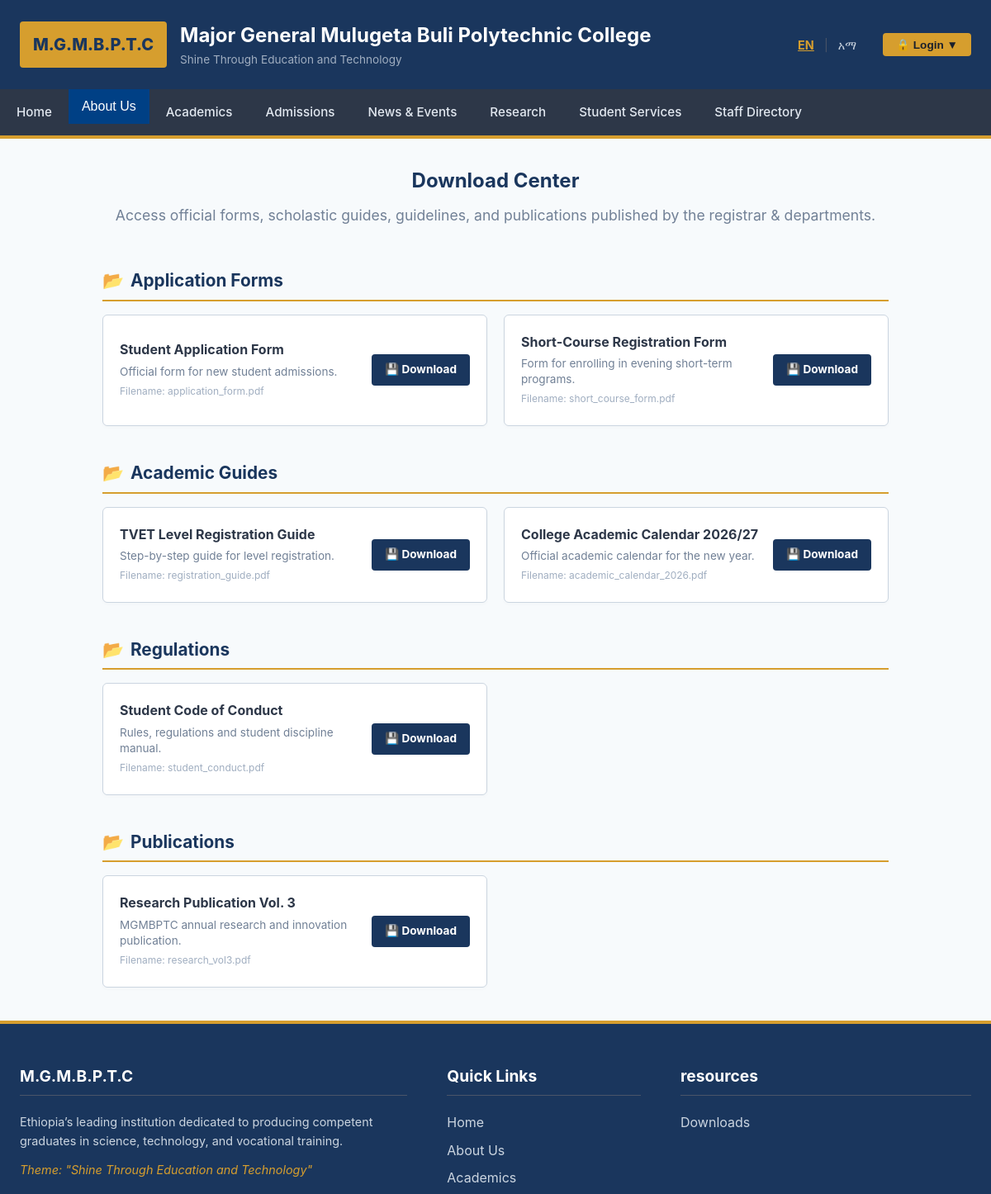
Page /serk.php (upper part) on the earlier database version.
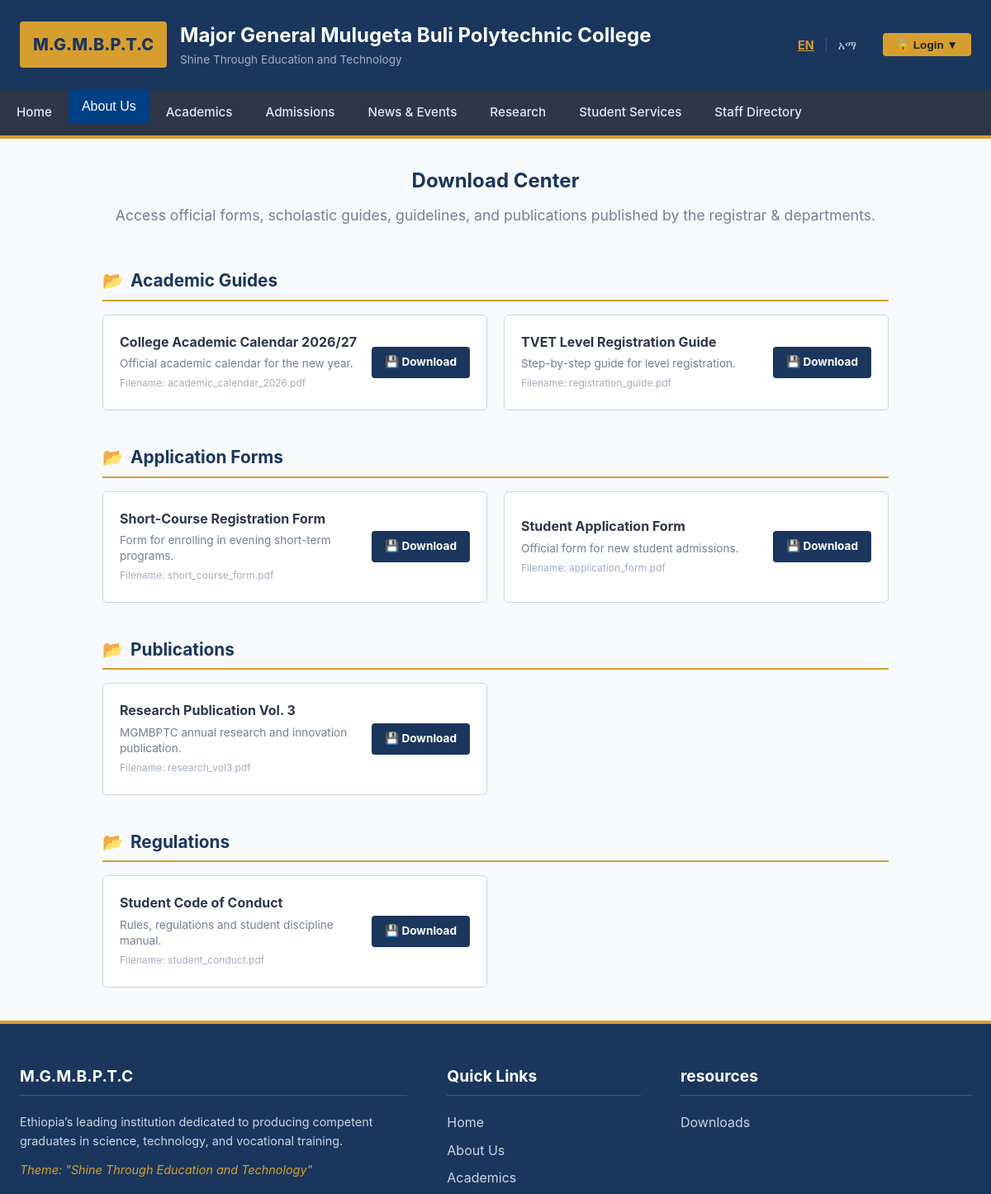
Same page on the later database version.
### tables this page shows
CREATE TABLE IF NOT EXISTS `downloads` (
  `id` INT AUTO_INCREMENT PRIMARY KEY,
  `title` VARCHAR(200) NOT NULL,
  `description` VARCHAR(255) DEFAULT NULL,
  `category` VARCHAR(100) DEFAULT 'General',
  `file_name` VARCHAR(255) NOT NULL,
  `created_at` TIMESTAMP DEFAULT CURRENT_TIMESTAMP
);

### serk.php (the view, shortened to what this page needs)
<?php
require_once __DIR__ . '/includes/header.php';
require_once __DIR__ . '/includes/db.php';
$download_items = [];
if ($pdo) {
    try {
        $download_items = $pdo->query("SELECT * FROM downloads ORDER BY category, title")->fetchAll();
    } catch (\PDOException $e) {
    }
}
if (empty($download_items)) {
    $download_items = [
        ['title' => 'Student Application Form', 'description' => 'Official form for new student admissions.', 'category' => 'Application Forms', 'file_name' => 'application_form.pdf'],
        ['title' => 'TVET Level Registration Guide', 'description' => 'Step-by-step guide for level registration.', 'category' => 'Academic Guides', 'file_name' => 'registration_guide.pdf'],
        ['title' => 'College Academic Calendar 2026/27', 'description' => 'Official academic calendar for the new year.', 'category' => 'Academic Guides', 'file_name' => 'academic_calendar_2026.pdf'],
        ['title' => 'Student Code of Conduct', 'description' => 'Rules, regulations and student discipline manual.', 'category' => 'Regulations', 'file_name' => 'student_conduct.pdf'],
        ['title' => 'Research Publication Vol. 3', 'description' => 'MGMBPTC annual research and innovation publication.', 'category' => 'Publications', 'file_name' => 'research_vol3.pdf'],
        ['title' => 'Short-Course Registration Form', 'description' => 'Form for enrolling in evening short-term programs.', 'category' => 'Application Forms', 'file_name' => 'short_course_form.pdf']
    ];
}
$categories = [];
foreach ($download_items as $item) {
    $categories[$item['category']][] = $item;
}
?>
<div class="downloads-container">
    <div class="downloads-intro">
        <h2>Download Center</h2>
        <p>Access official forms, scholastic guides, guidelines, and publications published by the registrar & departments.</p>
    </div>
    <?php foreach ($categories as $catName => $items): ?>
        <div class="category-section">
            <h3 class="category-title">
                <span>&#128194;</span> <?php echo htmlspecialchars($catName); ?>
            </h3>
            <div class="download-grid">
                <?php foreach ($items as $item): ?>
                    <div class="download-card">
                        <div class="download-info">
                            <h4><?php echo htmlspecialchars($item['title']); ?></h4>
                            <p><?php echo htmlspecialchars($item['description']); ?></p>
                            <span style="font-size: 0.75rem; color: #a0aec0;">Filename: <?php echo htmlspecialchars($item['file_name']); ?></span>
                        </div>
                        <div>
                            <a href="#" onclick="alert('This is a demo. In a live production environment, this link will trigger a download for: <?php echo htmlspecialchars($item['file_name']); ?>'); return false;" class="btn-dl">
                                &#128190; Download
                            </a>
                        </div>
                    </div>
                <?php endforeach; ?>
            </div>
        </div>
    <?php endforeach; ?>
</div>
<?php
require_once __DIR__ . '/includes/footer.php';
?>

Differences in the rows shown:
added downloads: title "College Academic Calendar 2026/27", description "Official academic calendar for the new year.", file_name "academic_calendar_2026.pdf", shown under "Academic Guides"
added downloads: title "TVET Level Registration Guide", description "Step-by-step guide for level registration.", file_name "registration_guide.pdf", shown under "Academic Guides"
added downloads: title "Short-Course Registration Form", description "Form for enrolling in evening short-term programs.", file_name "short_course_form.pdf", shown under "Application Forms"
added downloads: title "Student Application Form", description "Official form for new student admissions.", file_name "application_form.pdf", shown under "Application Forms"
added downloads: title "Research Publication Vol. 3", description "MGMBPTC annual research and innovation publication.", file_name "research_vol3.pdf", shown under "Publications"
added downloads: title "Student Code of Conduct", description "Rules, regulations and student discipline manual.", file_name "student_conduct.pdf", shown under "Regulations"
Other differences:
list line gone: "Student Application Form Official form for new student admissions. Filename: application_form.pdf 💾 Download Short-Course Registration Form Form for enrolling in evening short-term programs. Filename: short_course_form.pdf 💾 Download"
list line gone: "TVET Level Registration Guide Step-by-step guide for level registration. Filename: registration_guide.pdf 💾 Download College Academic Calendar 2026/27 Official academic calendar for the new year. Filename: academic_calendar_2026.pdf 💾 Download"
list line gone: "Student Code of Conduct Rules, regulations and student discipline manual. Filename: student_conduct.pdf 💾 Download"
list line gone: "Research Publication Vol. 3 MGMBPTC annual research and innovation publication. Filename: research_vol3.pdf 💾 Download"
